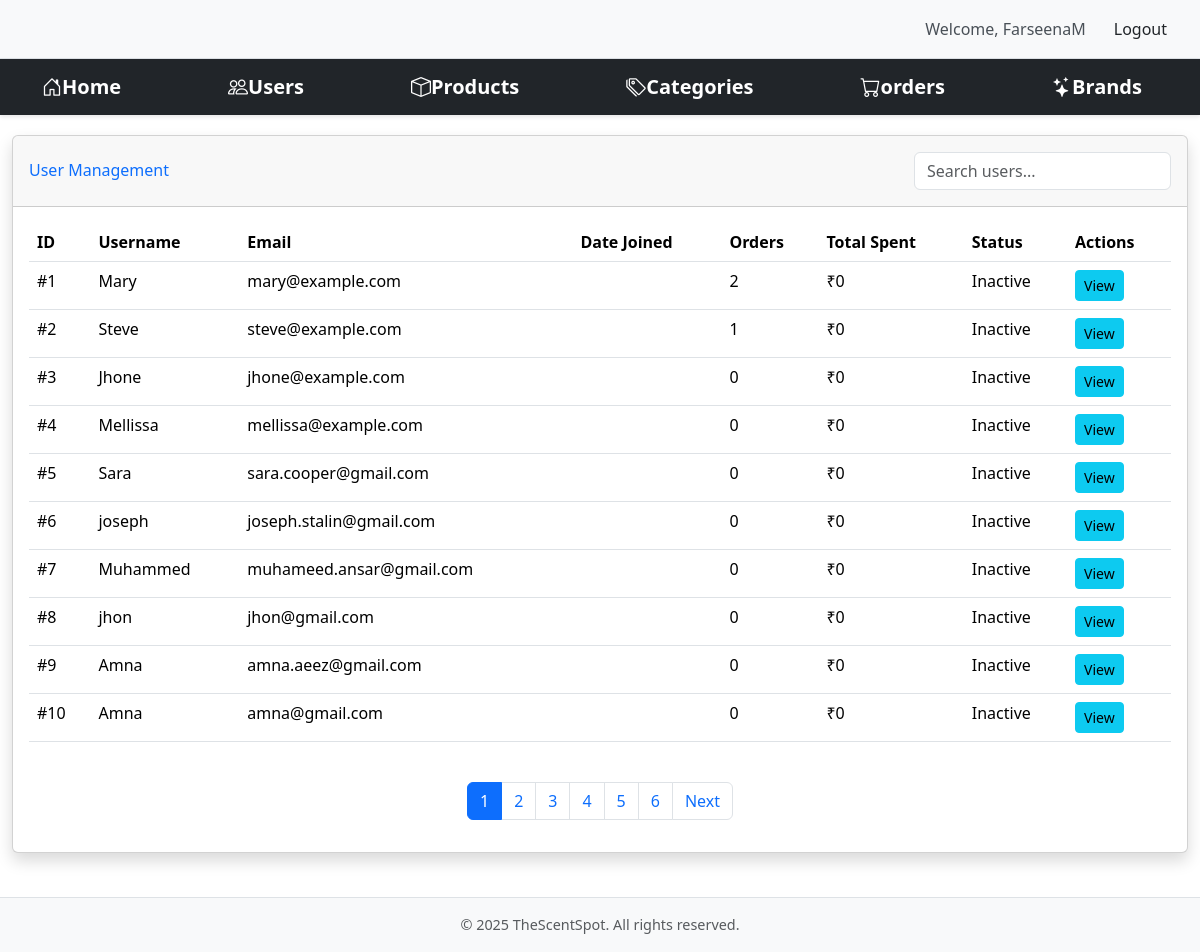
Screenshot of /adminhome/userlist/ (signed in) with the database file from the repository.
### core/models/customer.py (models this page shows, shortened)
class Customer(models.Model):
    first_name = models.CharField(max_length=50, null=True)
    last_name = models.CharField(max_length=50, null=True)
    email = models.EmailField(null=True)
    phone = models.CharField(max_length=10, null=True)
    gender = models.CharField(max_length=10, default="", null=True)
    password = models.CharField(max_length=150, null=True)
    created_at = models.DateTimeField(auto_now_add=True, null = True)

### adminoperations/views.py (the view)
# urls.py: path('adminhome/userlist/', views.UserListView.as_view(), name='user_list'),
class UserListView(StaffRequiredMixin, ListView):
    model = Customer
    template_name = 'adminoperations/admin_userlist.html'
    context_object_name = 'users'
    paginate_by = 10
    def get_context_data(self, **kwargs):
        context = super().get_context_data(**kwargs)
        users_data = []
        for user in context['users']:
            user_data = {
                'user': user,
                'total_orders': Order.objects.filter(customer=user).count(),
                'total_spent': Order.objects.filter(customer=user, status='Delivered').aggregate(
                    total=Sum(F('price') * F('quantity')))['total'] or 0,
            }
            users_data.append(user_data)
        context['users_data'] = users_data
        return context

### adminoperations/views.py (called while the page is built)
    def dispatch(self, request, *args, **kwargs):
        if not request.user.is_staff:
            messages.error(request, "You don't have permission to access this page.")
            return redirect('main')  # Redirect to main page if not staff
        return super().dispatch(request, *args, **kwargs)

### adminoperations/templates/adminoperations/admin_userlist.html (shortened to what this page needs)
{% extends 'adminoperations/admin_base.html' %}
{% load static %}
{% block content %}
<div class="container-fluid">
    <div class="card shadow mb-4">
        <div class="card-header py-3 d-flex justify-content-between align-items-center">
            <h6 class="m-0 font-weight-bold text-primary">User Management</h6>
            <div class="search-box">
                <input type="text" id="searchInput" class="form-control" placeholder="Search users...">
            </div>
        </div>
        <div class="card-body">
            <div class="table-responsive">
                <table class="table table-hover" id="userTable">
                    <thead class="thead-light">
                        <tr>
                            <th>ID</th>
                            <th>Username</th>
                            <th>Email</th>
                            <th>Date Joined</th>
                            <th>Orders</th>
                            <th>Total Spent</th>
                            <th>Status</th>
                            <th>Actions</th>
                        </tr>
                    </thead>
                    <tbody>
                        {% for user_data in users_data %}
                        <tr>
                            <td>#{{ user_data.user.id }}</td>
                            <td>{{ user_data.user.first_name }}</td>
                            <td>{{ user_data.user.email }}</td>
                            <td>{{ user_data.user.created_at|date:"M d, Y" }}</td>
                            <td>{{ user_data.total_orders }}</td>
                            <td>₹{{ user_data.total_spent }}</td>
                            <td>
                                {% if user_data.user.is_active %}
                                <span class>Active</span>
                                {% else %}
                                <span class>Inactive</span>
                                {% endif %}
                            </td>
                            <td>
                                <a href="{% url 'user_detail' user_data.user.id %}" class="btn btn-info btn-sm">
                                     View
                                </a>
                            </td>
                        </tr>
                        {% endfor %}
                    </tbody>
                </table>
            </div>
            {% if is_paginated %}
            <nav aria-label="Page navigation" class="mt-4">
                <ul class="pagination justify-content-center">
                    {% for num in page_obj.paginator.page_range %}
                    <li class="page-item {% if page_obj.number == num %}active{% endif %}">
                        <a class="page-link" href="?page={{ num }}">{{ num }}</a>
                    </li>
                    {% endfor %}
                    {% if page_obj.has_next %}
                    <li class="page-item">
                        <a class="page-link" href="?page={{ page_obj.next_page_number }}">Next</a>
                    </li>
                    {% endif %}
                </ul>
            </nav>
            {% endif %}
        </div>
    </div>
</div>
{% endblock %}

### adminoperations/templates/adminoperations/admin_base.html (shortened to what this page needs)
{% load static %}
{% block css%}
    <link href="{% static 'adminoperations/css/admin_base.css' %}" rel="stylesheet" type="text/css">
{% endblock %}
<!DOCTYPE html>
<html lang="en">
<head>
    <link href="https://cdn.jsdelivr.net/npm/bootstrap@5.3.2/dist/css/bootstrap.min.css"
          rel="stylesheet"
>
    <link rel="stylesheet"
          href="https://cdn.jsdelivr.net/npm/bootstrap-icons@1.11.1/font/bootstrap-icons.css">
</head>
<body>
    {% if user.is_authenticated and user.is_staff %}
    <div class="logout-section" background-color=" #f8f9fa", padding="10px 20px", display="flex", justify-content="flex-end", align-items= "center", border-bottom="1px solid #dee2e6">
        <span>Welcome, {{ user.username }}</span>
        <form method="post" action="{% url 'admin_logout' %}" class="logout-form" margin-right="15px",color= " #495057", font-weight= "500">
            <button type="submit" class="btn btn-logout" background-color=" #dc3545", color= "white", border= "none", padding= "5px 15px", border-radius= "4px", transition= "background-color 0.3s ease" >Logout</button>
        </form>
    </div>
    {% endif %}
    <nav class="navbar navbar-expand-lg navbar-dark bg-dark">
        <div class="container">
            <a class="navbar-brand" href="{% url 'admin_home' %}">
                <i class="bi bi-house-door"></i>Home</a>
            <a class="navbar-brand" href="{% url 'user_list' %}">
                <i class="bi bi-people"></i>Users</a>
            <a class="navbar-brand" href="{% url 'product_list' %}">
                <i class="bi bi-box"></i>Products</a>
            <a class="navbar-brand" href="{% url 'category_list' %}">
                <i class="bi bi-tags"></i>Categories</a>
            <a class="navbar-brand" href="{% url 'admin_order_list' %}">
                <i class="bi bi-cart"></i>orders</a>
            <a class="navbar-brand" href="{% url 'brand_list' %}">
                <i class="bi bi-stars"></i>Brands</a>
        </div>
    </nav>
    <main>
        {% block content %}
        {% endblock %}
    </main>
    <footer class="footer mt-auto py-3 bg-light">
        <div class="container text-center">
            <span class="text-muted">© {% now "Y" %} TheScentSpot. All rights reserved.</span>
        </div>
    </footer>
</body>
</html>

### adminoperations/static/adminoperations/css/admin_base.css (style rules this page uses)
body { min-height: 100vh; display: flex; flex-direction: column; }
main { flex: 1 0 auto; padding: 20px 0; }
.logout-section { background-color: #f8f9fa; padding: 10px 20px; display: flex; justify-content: flex-end; align-items: center; border-bottom: 1px solid #dee2e6; }
.logout-section span { margin-right: 15px; color: #495057; font-weight: 500; }
.logout-form { margin: 0; }
.btn-logout { background-color: #dc3545; color: white; border: none; padding: 5px 15px; border-radius: 4px; transition: background-color 0.3s ease; }
.navbar { padding: 1rem 0; box-shadow: 0 2px 4px rgba(0,0,0,0.1); }
.navbar-brand { font-size: 1.5rem; font-weight: bold; }
.footer { background-color: #f8f9fa !important; border-top: 1px solid #dee2e6; padding: 1rem 0; }
.footer .text-muted { font-size: 0.9rem; }

### rows the page displays
Customer: user.id "1", user.first_name "Mary", user.email "mary@example.com", total_orders "2", total_spent "0"
Customer: user.id "2", user.first_name "Steve", user.email "steve@example.com", total_orders "1", total_spent "0"
Customer: user.id "3", user.first_name "Jhone", user.email "jhone@example.com", total_orders "0", total_spent "0"
Customer: user.id "4", user.first_name "Mellissa", user.email "mellissa@example.com", total_orders "0", total_spent "0"
Customer: user.id "5", user.first_name "Sara", user.email "sara.cooper@gmail.com", total_orders "0", total_spent "0"
Customer: user.id "6", user.first_name "joseph", user.email "joseph.stalin@gmail.com", total_orders "0", total_spent "0"
Customer: user.id "7", user.first_name "Muhammed", user.email "muhameed.ansar@gmail.com", total_orders "0", total_spent "0"
Customer: user.id "8", user.first_name "jhon", user.email "jhon@gmail.com", total_orders "0", total_spent "0"
Customer: user.id "9", user.first_name "Amna", user.email "amna.aeez@gmail.com", total_orders "0", total_spent "0"
Customer: user.id "10", user.first_name "Amna", user.email "amna@gmail.com", total_orders "0", total_spent "0"

### other values shown
{{ user.username }} "FarseenaM"
{{ num }} "1" "2" "3" "4" "5" "6"
